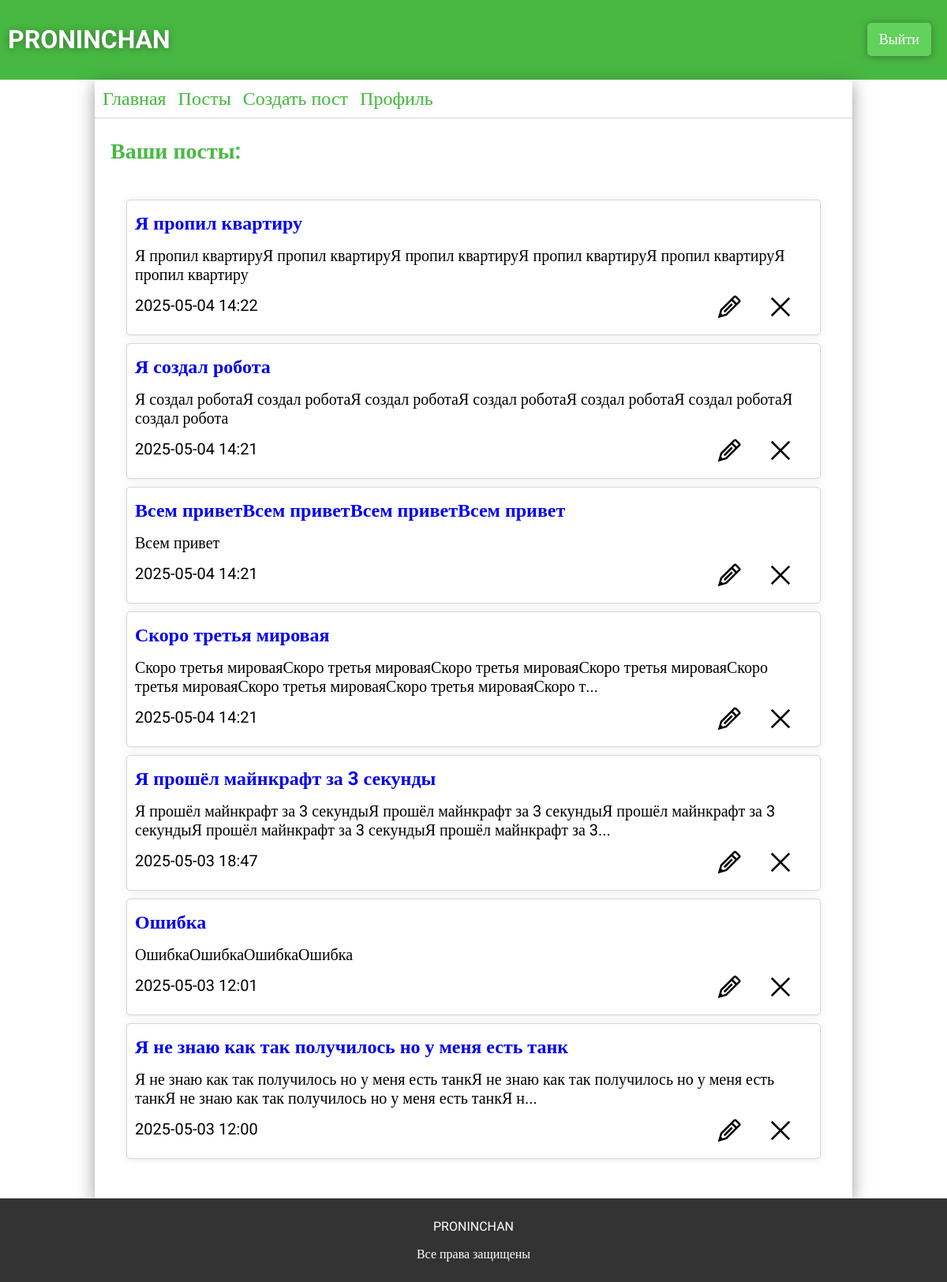
The app's page /user_posts (signed in), older data.
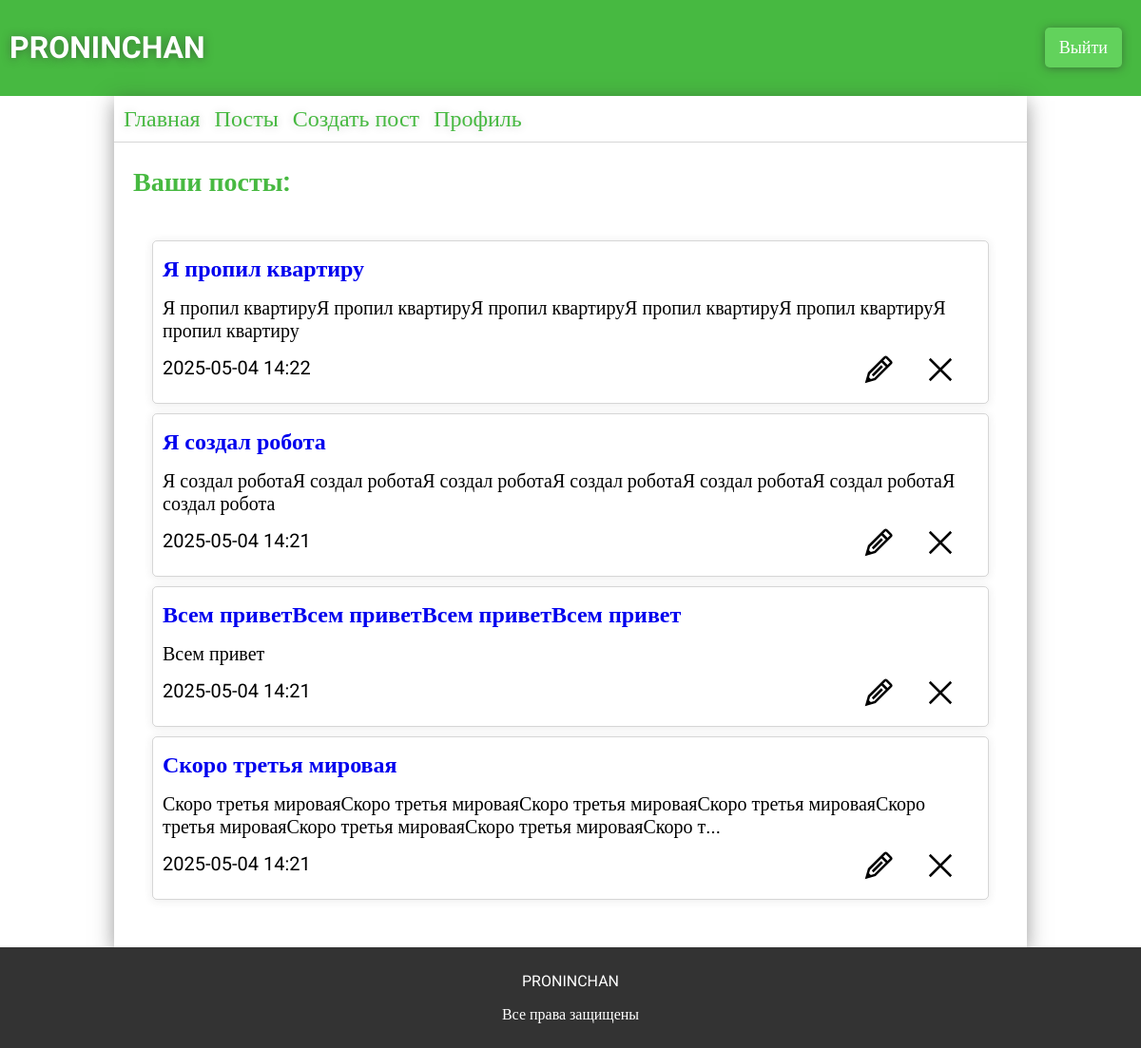
The same page, newer data.
### app.py (models this page shows)
class ForumPosts(db.Model):
    __tablename__ = 'forum_posts'
    id = db.Column(db.Integer, primary_key=True)
    user_id = db.Column(db.Integer, db.ForeignKey('users.id'), nullable=False)
    theme = db.Column(db.String(124), nullable=False)
    text = db.Column(db.Text, nullable=False)
    section_id = db.Column(db.Integer, db.ForeignKey('forum_sections.id'), nullable=False)
    category_id = db.Column(db.Integer, db.ForeignKey('forum_categories.id'), nullable=False)
    created_at = db.Column(db.DateTime, default=datetime.now)
    user = db.relationship("Users", backref="posts")
    sections = db.relationship("ForumSections")
    categories = db.relationship("ForumCategory")

### app.py (the view)
@app.route('/user_posts')
def user_posts():
    if 'user' in session:
        user_posts =  ForumPosts.query.filter_by(user_id=session['user']).order_by(ForumPosts.created_at.desc()).all()
        return render_template('user_posts.html', posts=user_posts)
    return render_template('profile.html')

### templates/user_posts.html
{% extends 'base.html' %}
{% block main %}
<link rel="stylesheet" href="{{ url_for('static', filename='css/profile.css') }}">
{% if session['user'] %}
<div class="commentsposts">
    <p>Ваши посты:</p>
    <div class="commentsposts-container">
        {% for post in posts %}
        <div class="commentsposts-container-post" id="post-{{post.id}}">
            <div class="commentsposts-container-post-edit">
                <img src="../static/img/Edit.svg" alt="" class="edit-post">
                <img src="../static/img/Close.svg" alt="" class="delete-post" data-post-id="{{post.id}}">
            </div>
            <a href="{{url_for('post', post=post.id)}}">{{post.theme}}</a>
            <p>{{post.text | truncate(150, True, '...')}}</p>
            <p>{{post.created_at.strftime('%Y-%m-%d %H:%M')}}</p>
        </div>
        {% endfor %}
    </div>
</div>
{% else %}
    <div class="login">
        <h2>Войдите в аккаунт</h2>
    </div>
{% endif %}
{% endblock %}

Row changes from the older to the newer data that the page shows:
removed ForumPosts: theme "Я прошёл майнкрафт за 3 секунды", text "Я прошёл майнкрафт за 3 секундыЯ прошёл майнкрафт за 3 секундыЯ прошёл майнкрафт за 3 секундыЯ прошёл майнкрафт за 3 секундыЯ прошёл майнкрафт за 3...", created_at "2025-05-03 18:47"
removed ForumPosts: theme "Ошибка", text "ОшибкаОшибкаОшибкаОшибка", created_at "2025-05-03 12:01"
removed ForumPosts: theme "Я не знаю как так получилось но у меня есть танк", text "Я не знаю как так получилось но у меня есть танкЯ не знаю как так получилось но у меня есть танкЯ не знаю как так получилось но у меня есть танкЯ н...", created_at "2025-05-03 12:00"
